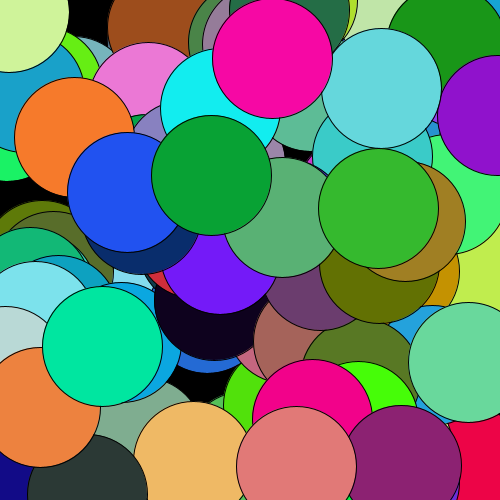
Frame 1 (no input)
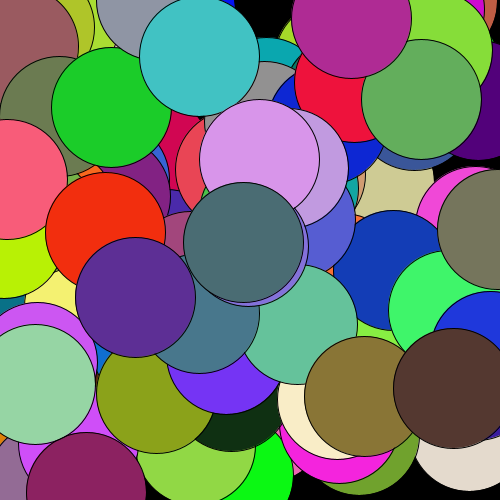
Frame 60 (the mouse pressed at the canvas centre just before this capture)
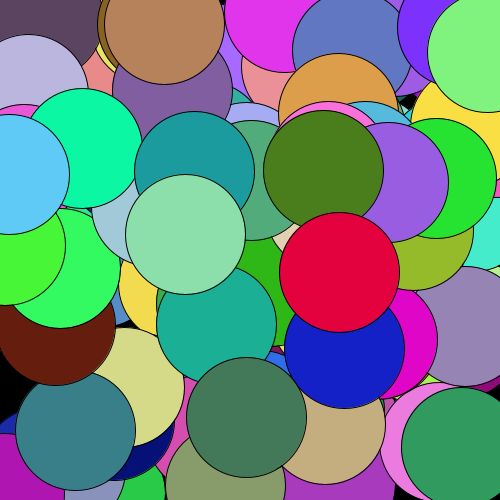
Frame 120 (the mouse held since frame 60 and released just before this capture)

The Processing sketch that drew these frames (run headless with seeded random() and noise(); from frame 60 on, the mouse is pressed at the canvas centre):

// Processing sketch: processing_74634
// ── processing_74634.pde

//Derek King, One Hundred Random Shapes, CP1 mods 14-15
//http://dereklucca.webs.com/One Hundred Random Shapes.html

void setup()
{
  size(500,500);
  frameRate(2000);
}
void draw()
{
  background(0);
  int i = 1;
  while(i<=101)
  {
   fill(random(256),random(256),random(256));
   ellipse(int(random(500)),int(random(500)),120,120);
    i++;
  }
}
